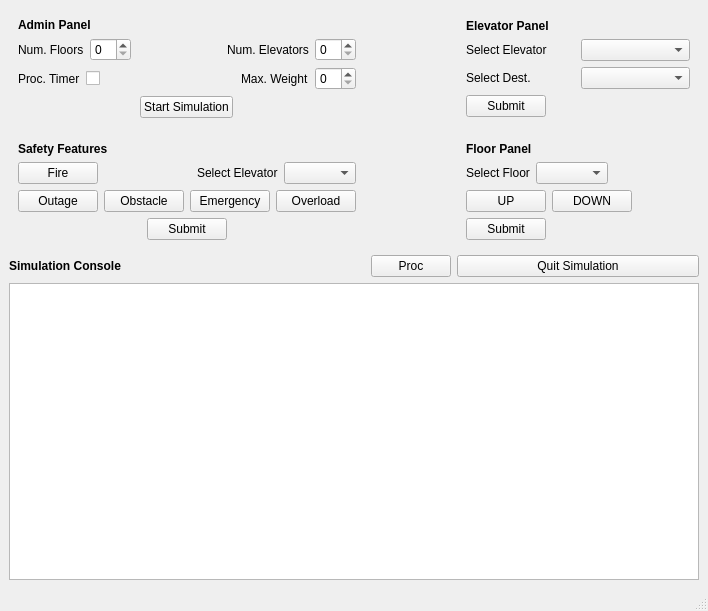
<?xml version="1.0" encoding="UTF-8"?>
<ui version="4.0">
 <class>MainWindow</class>
 <widget class="QMainWindow" name="MainWindow">
  <property name="geometry">
   <rect>
    <x>0</x>
    <y>0</y>
    <width>708</width>
    <height>611</height>
   </rect>
  </property>
  <property name="windowTitle">
   <string>Raven Elevators Inc.</string>
  </property>
  <widget class="QWidget" name="centralwidget">
   <layout class="QGridLayout" name="gridLayout">
    <item row="1" column="2">
     <widget class="QPushButton" name="quitSimulation">
      <property name="text">
       <string>Quit Simulation</string>
      </property>
     </widget>
    </item>
    <item row="2" column="0" colspan="3">
     <widget class="QTextEdit" name="console">
      <property name="readOnly">
       <bool>true</bool>
      </property>
     </widget>
    </item>
    <item row="1" column="1">
     <widget class="QPushButton" name="proc">
      <property name="text">
       <string>Proc</string>
      </property>
     </widget>
    </item>
    <item row="0" column="2">
     <layout class="QVBoxLayout" name="verticalLayout_12">
      <item>
       <widget class="QWidget" name="epWidget" native="true">
        <layout class="QVBoxLayout" name="verticalLayout_8">
         <item>
          <widget class="QLabel" name="epLabel">
           <property name="font">
            <font>
             <weight>75</weight>
             <bold>true</bold>
            </font>
           </property>
           <property name="text">
            <string>Elevator Panel</string>
           </property>
          </widget>
         </item>
         <item>
          <layout class="QHBoxLayout" name="horizontalLayout">
           <item>
            <widget class="QLabel" name="epElevatorLabel">
             <property name="text">
              <string>Select Elevator</string>
             </property>
            </widget>
           </item>
           <item>
            <widget class="QComboBox" name="epElevator"/>
           </item>
          </layout>
         </item>
         <item>
          <layout class="QHBoxLayout" name="horizontalLayout_2">
           <item>
            <widget class="QLabel" name="epDestLabel">
             <property name="text">
              <string>Select Dest.</string>
             </property>
            </widget>
           </item>
           <item>
            <widget class="QComboBox" name="epDest"/>
           </item>
          </layout>
         </item>
         <item alignment="Qt::AlignLeft">
          <widget class="QPushButton" name="epSubmit">
           <property name="text">
            <string>Submit</string>
           </property>
          </widget>
         </item>
        </layout>
       </widget>
      </item>
      <item>
       <widget class="QWidget" name="fpWidget" native="true">
        <layout class="QVBoxLayout" name="verticalLayout_9">
         <item>
          <widget class="QLabel" name="fpLabel">
           <property name="font">
            <font>
             <weight>75</weight>
             <bold>true</bold>
            </font>
           </property>
           <property name="text">
            <string>Floor Panel</string>
           </property>
          </widget>
         </item>
         <item>
          <layout class="QHBoxLayout" name="horizontalLayout_3">
           <item>
            <widget class="QLabel" name="fpFloorLabel">
             <property name="text">
              <string>Select Floor</string>
             </property>
            </widget>
           </item>
           <item>
            <widget class="QComboBox" name="fpFloor"/>
           </item>
           <item>
            <spacer name="horizontalSpacer_2">
             <property name="orientation">
              <enum>Qt::Horizontal</enum>
             </property>
             <property name="sizeHint" stdset="0">
              <size>
               <width>40</width>
               <height>20</height>
              </size>
             </property>
            </spacer>
           </item>
          </layout>
         </item>
         <item>
          <layout class="QHBoxLayout" name="horizontalLayout_4">
           <item>
            <widget class="QPushButton" name="fpUp">
             <property name="text">
              <string>UP</string>
             </property>
            </widget>
           </item>
           <item>
            <widget class="QPushButton" name="fpDown">
             <property name="text">
              <string>DOWN</string>
             </property>
            </widget>
           </item>
           <item>
            <spacer name="horizontalSpacer_3">
             <property name="orientation">
              <enum>Qt::Horizontal</enum>
             </property>
             <property name="sizeHint" stdset="0">
              <size>
               <width>40</width>
               <height>20</height>
              </size>
             </property>
            </spacer>
           </item>
          </layout>
         </item>
         <item alignment="Qt::AlignLeft">
          <widget class="QPushButton" name="fpSubmit">
           <property name="text">
            <string>Submit</string>
           </property>
          </widget>
         </item>
        </layout>
       </widget>
      </item>
     </layout>
    </item>
    <item row="0" column="1">
     <spacer name="horizontalSpacer">
      <property name="orientation">
       <enum>Qt::Horizontal</enum>
      </property>
      <property name="sizeType">
       <enum>QSizePolicy::Fixed</enum>
      </property>
      <property name="sizeHint" stdset="0">
       <size>
        <width>40</width>
        <height>20</height>
       </size>
      </property>
     </spacer>
    </item>
    <item row="0" column="0">
     <layout class="QVBoxLayout" name="verticalLayout">
      <item>
       <widget class="QWidget" name="apWidget" native="true">
        <layout class="QVBoxLayout" name="verticalLayout_2">
         <item>
          <widget class="QLabel" name="apLabel">
           <property name="font">
            <font>
             <weight>75</weight>
             <bold>true</bold>
            </font>
           </property>
           <property name="text">
            <string>Admin Panel</string>
           </property>
          </widget>
         </item>
         <item>
          <layout class="QHBoxLayout" name="horizontalLayout_7">
           <item>
            <widget class="QLabel" name="numFloorsLabel">
             <property name="text">
              <string>Num. Floors</string>
             </property>
            </widget>
           </item>
           <item>
            <widget class="QSpinBox" name="numFloors"/>
           </item>
           <item>
            <spacer name="horizontalSpacer_6">
             <property name="orientation">
              <enum>Qt::Horizontal</enum>
             </property>
             <property name="sizeHint" stdset="0">
              <size>
               <width>40</width>
               <height>20</height>
              </size>
             </property>
            </spacer>
           </item>
           <item>
            <widget class="QLabel" name="numElevatorsLabel">
             <property name="text">
              <string>Num. Elevators</string>
             </property>
            </widget>
           </item>
           <item>
            <widget class="QSpinBox" name="numElevators"/>
           </item>
          </layout>
         </item>
         <item>
          <layout class="QHBoxLayout" name="horizontalLayout_5">
           <item>
            <widget class="QLabel" name="apTimerLabel">
             <property name="text">
              <string>Proc. Timer</string>
             </property>
            </widget>
           </item>
           <item>
            <widget class="QCheckBox" name="procTimerCheckbox">
             <property name="text">
              <string/>
             </property>
            </widget>
           </item>
           <item>
            <spacer name="horizontalSpacer_4">
             <property name="orientation">
              <enum>Qt::Horizontal</enum>
             </property>
             <property name="sizeHint" stdset="0">
              <size>
               <width>40</width>
               <height>20</height>
              </size>
             </property>
            </spacer>
           </item>
           <item>
            <widget class="QLabel" name="apWeightLabel">
             <property name="text">
              <string>Max. Weight</string>
             </property>
            </widget>
           </item>
           <item>
            <widget class="QSpinBox" name="maxWeight"/>
           </item>
          </layout>
         </item>
         <item alignment="Qt::AlignHCenter">
          <widget class="QPushButton" name="apSubmit">
           <property name="text">
            <string>Start Simulation</string>
           </property>
          </widget>
         </item>
        </layout>
       </widget>
      </item>
      <item>
       <widget class="QWidget" name="sfWidget" native="true">
        <layout class="QVBoxLayout" name="verticalLayout_5">
         <item>
          <widget class="QLabel" name="sfLabel">
           <property name="font">
            <font>
             <weight>75</weight>
             <bold>true</bold>
            </font>
           </property>
           <property name="text">
            <string>Safety Features</string>
           </property>
          </widget>
         </item>
         <item>
          <layout class="QHBoxLayout" name="horizontalLayout_9">
           <item>
            <layout class="QVBoxLayout" name="verticalLayout_3">
             <item>
              <widget class="QPushButton" name="sfFire">
               <property name="text">
                <string>Fire</string>
               </property>
              </widget>
             </item>
             <item>
              <widget class="QPushButton" name="sfOutage">
               <property name="text">
                <string>Outage</string>
               </property>
              </widget>
             </item>
            </layout>
           </item>
           <item>
            <layout class="QVBoxLayout" name="verticalLayout_4">
             <item>
              <layout class="QHBoxLayout" name="horizontalLayout_6">
               <item>
                <spacer name="horizontalSpacer_5">
                 <property name="orientation">
                  <enum>Qt::Horizontal</enum>
                 </property>
                 <property name="sizeHint" stdset="0">
                  <size>
                   <width>40</width>
                   <height>20</height>
                  </size>
                 </property>
                </spacer>
               </item>
               <item>
                <widget class="QLabel" name="sfElevatorLabel">
                 <property name="text">
                  <string>Select Elevator</string>
                 </property>
                </widget>
               </item>
               <item>
                <widget class="QComboBox" name="sfElevator"/>
               </item>
              </layout>
             </item>
             <item>
              <layout class="QHBoxLayout" name="horizontalLayout_8">
               <item>
                <widget class="QPushButton" name="sfObstacle">
                 <property name="text">
                  <string>Obstacle</string>
                 </property>
                </widget>
               </item>
               <item>
                <widget class="QPushButton" name="sfEmergency">
                 <property name="text">
                  <string>Emergency</string>
                 </property>
                </widget>
               </item>
               <item>
                <widget class="QPushButton" name="sfOverload">
                 <property name="text">
                  <string>Overload</string>
                 </property>
                </widget>
               </item>
              </layout>
             </item>
            </layout>
           </item>
          </layout>
         </item>
         <item alignment="Qt::AlignHCenter">
          <widget class="QPushButton" name="sfSubmit">
           <property name="text">
            <string>Submit</string>
           </property>
          </widget>
         </item>
        </layout>
       </widget>
      </item>
     </layout>
    </item>
    <item row="1" column="0">
     <widget class="QLabel" name="consoleLabel">
      <property name="font">
       <font>
        <weight>75</weight>
        <bold>true</bold>
       </font>
      </property>
      <property name="text">
       <string>Simulation Console</string>
      </property>
     </widget>
    </item>
   </layout>
  </widget>
  <widget class="QMenuBar" name="menubar">
   <property name="geometry">
    <rect>
     <x>0</x>
     <y>0</y>
     <width>708</width>
     <height>22</height>
    </rect>
   </property>
  </widget>
  <widget class="QStatusBar" name="statusbar"/>
 </widget>
 <resources/>
 <connections/>
</ui>
